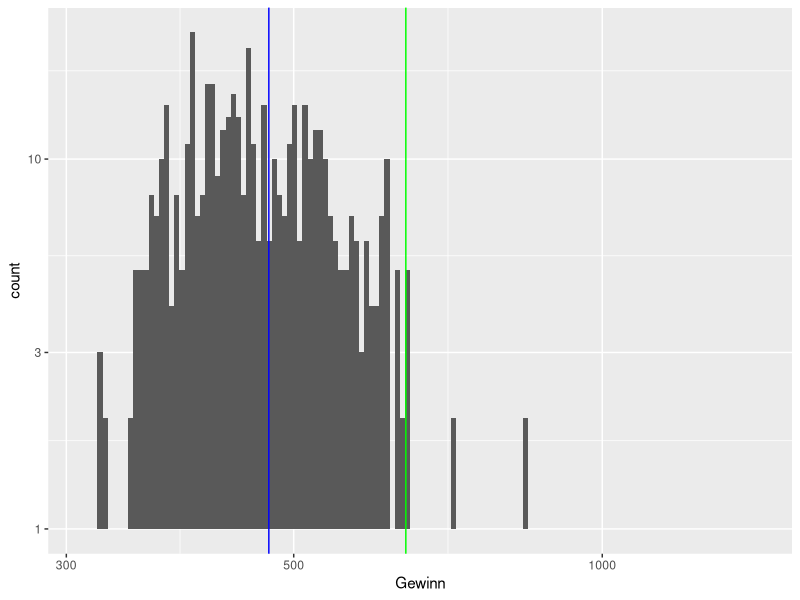

This figure's R source:
#ggplot & dplyr verfügbar machen über tidyverse
library(tidyverse)

#Lospool definieren inkl. 0
LosPool<-c(0,2,4,10,20,100,1000,10000,300000)

#Wahrscheinlichkeiten für jedes Los definieren
ProbLose_ohne0<-c((1/5.88),(1/20),(1/50),(1/200),(1/1000),(1/100000),(1/1666666.67),(1/5000000))
GesamtSofortGewProb<-(sum(ProbLose_ohne0))
ProbLose_mit0<-c((1-GesamtSofortGewProb),(1/5.88),(1/20),(1/50),(1/200),(1/1000),(1/100000),(1/1666666.67),(1/5000000))

#Anzahl Lose je Ziehung definieren
Lose<-500

#Anzahl Ziehungen definieren
nZiehungen<-500

#Start festlegen für Reproduzierbarkeit der Ergebnisse
set.seed(1)

#Ziehungen durchführen und Gewinnsumme je Ziehung ermitteln
MonteCarloSim<-replicate(nZiehungen,
  {
  X<-sample(LosPool,Lose,prob = ProbLose_mit0,replace = TRUE)
  Gewinnsumme<-sum(X)
  }
  )

#Mittelwert, etc. berechnen
Mittelwert<-mean(MonteCarloSim)
Standardabweichung<-sd(MonteCarloSim)
Maximum<-max(MonteCarloSim)
Minimum<-min(MonteCarloSim)
Grenze95Pro<-Mittelwert+1.645*Standardabweichung

Mittelwert
Standardabweichung
Minimum
Maximum
Grenze95Pro

#Verhindern, dass Achsen auf "scientific" Belabelung umgestellt wird
options(scipen=5) 


DFMonteCarloSim<-data.frame(Gewinn=as.numeric(MonteCarloSim))
Plot1_Gewinnsummen<-ggplot(DFMonteCarloSim,aes(x=Gewinn))+geom_histogram(binwidth = 0.005)+scale_x_continuous(trans="log10")+
  scale_y_continuous(trans="log10")+geom_vline(aes(xintercept = Mittelwert), color="blue")+
  geom_vline(aes(xintercept = Grenze95Pro), color="green")
